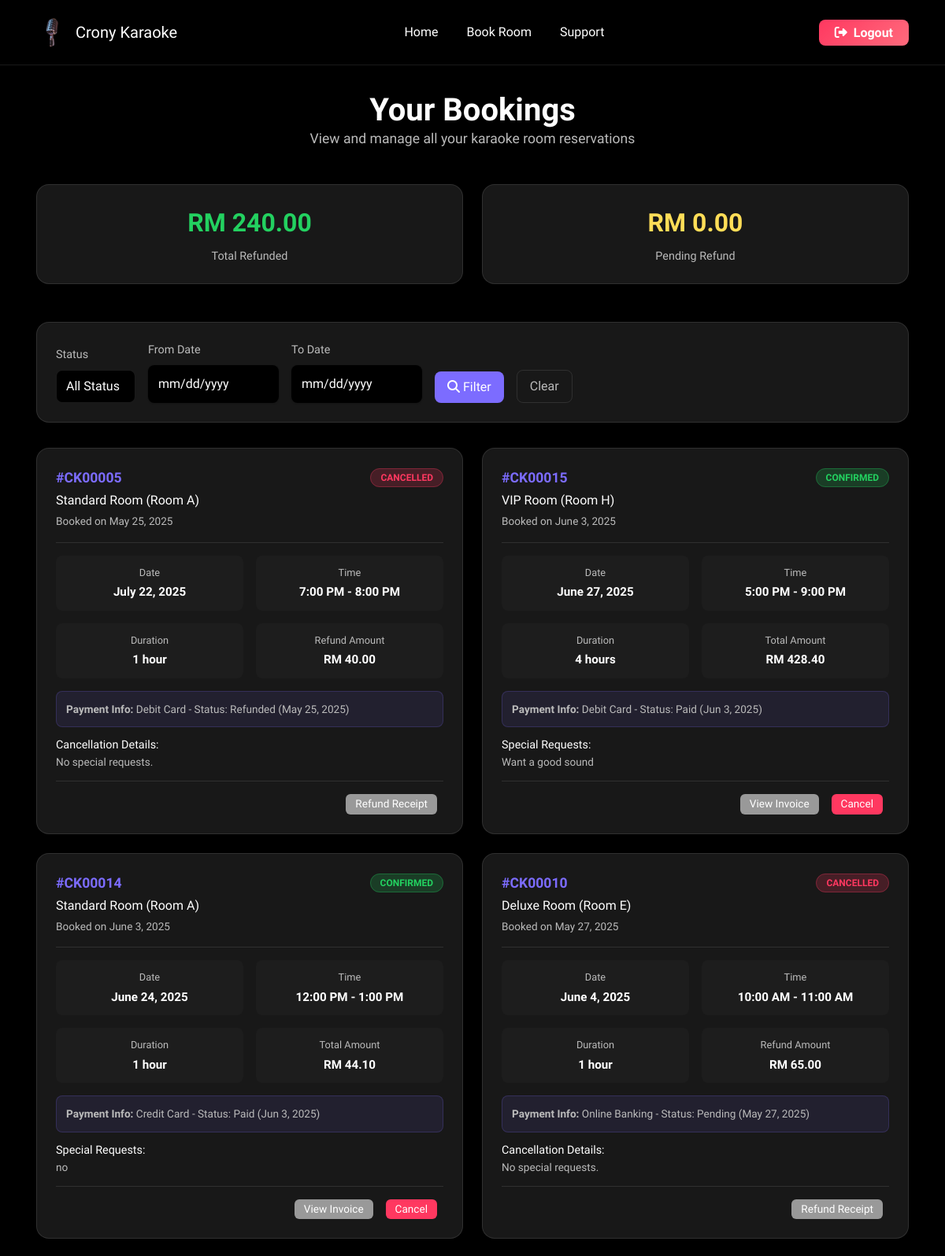
Before: /user/booking.php (signed in, upper part) with the older database file.
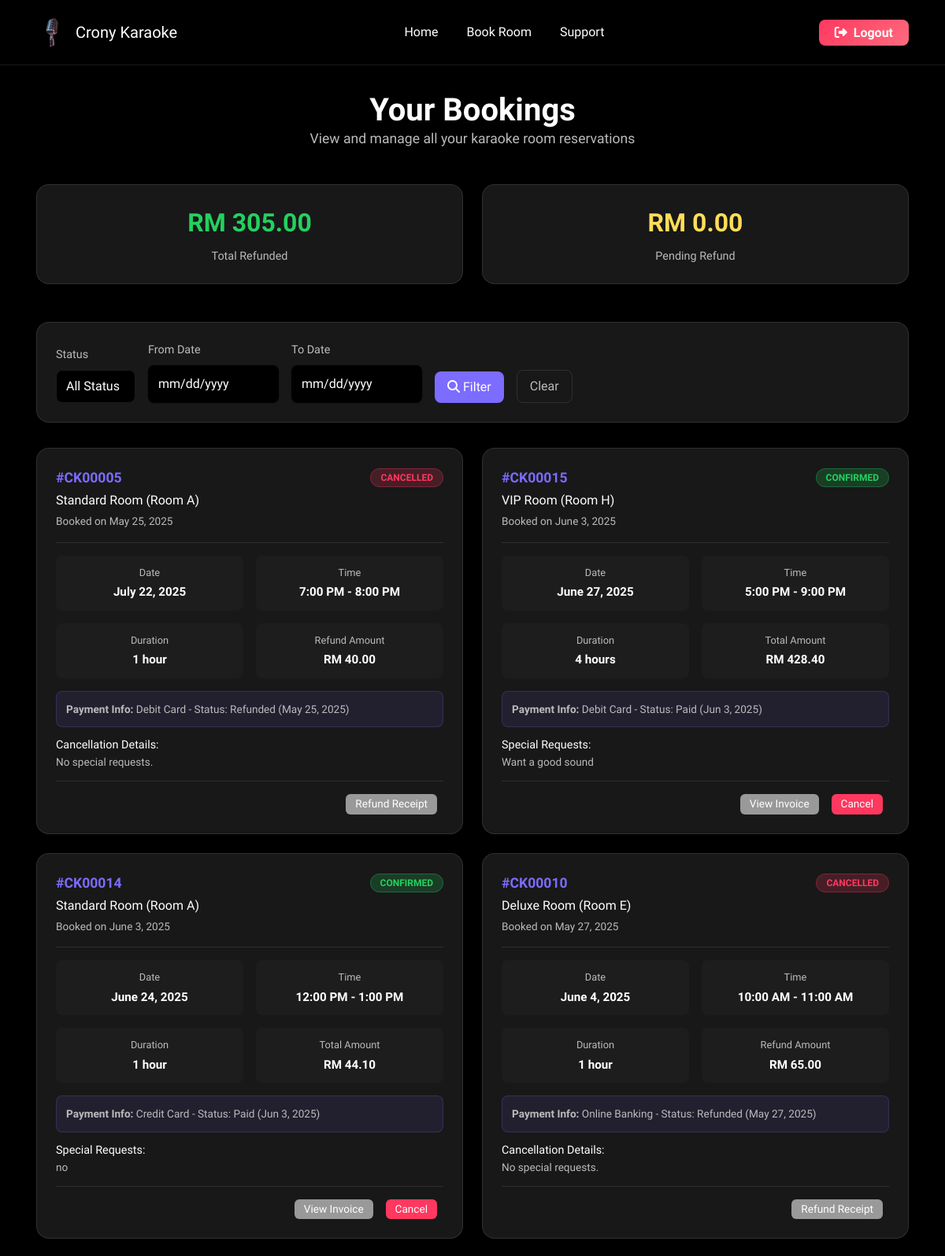
After: the same page with the newer database file.
### tables this page shows
CREATE TABLE `reservations` (
  `reservationID` int(11) NOT NULL,
  `userID` int(11) DEFAULT NULL,
  `roomID` int(11) DEFAULT NULL,
  `reservationDate` date DEFAULT NULL,
  `startTime` time DEFAULT NULL,
  `endTime` time DEFAULT NULL,
  `totalPrice` decimal(10,2) DEFAULT NULL,
  `status` enum('pending','confirmed','cancelled') DEFAULT 'pending',
  `addInfo` text NOT NULL,
  `createdAt` timestamp NOT NULL DEFAULT current_timestamp()
);

CREATE TABLE `payments` (
  `paymentID` int(11) NOT NULL,
  `reservationID` int(11) DEFAULT NULL,
  `paymentMethod` varchar(50) DEFAULT NULL,
  `amountPaid` decimal(10,2) DEFAULT NULL,
  `paymentDate` timestamp NOT NULL DEFAULT current_timestamp(),
  `paymentStatus` enum('pending','paid','refunded') DEFAULT 'pending'
);

CREATE TABLE `packages` (
  `packageID` int(11) NOT NULL,
  `packageName` varchar(100) DEFAULT NULL,
  `description` text DEFAULT NULL,
  `pricePerHour` decimal(10,2) DEFAULT NULL
);

CREATE TABLE `rooms` (
  `roomID` int(11) NOT NULL,
  `roomName` varchar(100) DEFAULT NULL,
  `capacity` int(11) DEFAULT NULL,
  `status` enum('available','unavailable') DEFAULT 'available',
  `packageID` int(11) DEFAULT NULL
);

### user/booking.php (the view, shortened to what the changed rows need)
<?php
include '../dbconfig.php';
$userID = $_SESSION['userID'];
$statsQuery = "
    SELECT
        COUNT(*) as total_bookings,
        SUM(CASE WHEN r.status = 'confirmed' THEN 1 ELSE 0 END) as confirmed_bookings,
        SUM(CASE WHEN r.status = 'pending' THEN 1 ELSE 0 END) as pending_bookings,
        SUM(CASE WHEN r.status = 'cancelled' THEN 1 ELSE 0 END) as cancelled_bookings,
        SUM(CASE WHEN p.paymentStatus = 'refunded' THEN p.amountPaid ELSE 0 END) as total_refunded,
        SUM(CASE WHEN r.status = 'cancelled' AND p.paymentStatus = 'paid' THEN p.amountPaid ELSE 0 END) as pending_refund
    FROM reservations r
    LEFT JOIN payments p ON r.reservationID = p.reservationID
    WHERE r.userID = ?
";
$stmt = $conn->prepare($statsQuery);
$stmt->bind_param("i", $userID);
$stmt->execute();
$stats = $stmt->get_result()->fetch_assoc();
$bookingsQuery = "
    SELECT
        r.reservationID,
        r.reservationDate,
        r.startTime,
        r.endTime,
        r.totalPrice,
        r.status as reservationStatus,
        r.addInfo,
        r.createdAt,
        ro.roomName,
        pk.packageName,
        pk.pricePerHour,
        p.paymentStatus,
        p.paymentMethod,
        p.amountPaid,
        p.paymentDate,
        TIMESTAMPDIFF(HOUR, r.startTime, r.endTime) as duration
    FROM reservations r
    JOIN rooms ro ON r.roomID = ro.roomID
    JOIN packages pk ON ro.packageID = pk.packageID
    LEFT JOIN payments p ON r.reservationID = p.reservationID
    WHERE r.userID = ?
    ORDER BY r.reservationDate DESC, r.startTime DESC
";
$stmt = $conn->prepare($bookingsQuery);
$stmt->bind_param("i", $userID);
$stmt->execute();
$bookings = $stmt->get_result();
?>
<!DOCTYPE html>
<html lang="en">
<head>
  <link rel="stylesheet" href="../assets/bootstrap/css/bootstrap.min.css">
  <link rel="stylesheet" href="../assets/animatecss/animate.css">
  <link rel="stylesheet" href="../assets/theme/css/style.css">
  <link rel="stylesheet" href="https://cdnjs.cloudflare.com/ajax/libs/font-awesome/6.4.2/css/all.min.css">
  <link rel="stylesheet" href="style.css">
</head>
<body>
  <main class="main-content">
    <div class="container">
      <div class="page-header">
        <h1 class="page-title">Your Bookings</h1>
      </div>
      <div class="stats-grid">
        <div class="stats-card">
          <div class="stats-number stats-refunded">RM <?php echo number_format($stats['total_refunded'], 2); ?></div>
          <div class="stats-label">Total Refunded</div>
        </div>
      </div>
      <div id="bookings-container">
        <?php if ($bookings->num_rows > 0): ?>
        <div class="bookings-grid">
        <?php
          while ($booking = $bookings->fetch_assoc()):
            $currentDate = new DateTime();
            $bookingDate = new DateTime($booking['reservationDate']);
            $isPastBooking = $bookingDate < $currentDate;
            $displayStatus = $booking['reservationStatus'];
            if ($displayStatus == 'confirmed' && $isPastBooking) {
                $displayStatus = 'completed';
            }
            $formattedDate = date('F j, Y', strtotime($booking['reservationDate']));
            $formattedStartTime = date('g:i A', strtotime($booking['startTime']));
            $formattedEndTime = date('g:i A', strtotime($booking['endTime']));
            $createdDate = date('F j, Y', strtotime($booking['createdAt']));
            $bookingReference = '#CK' . str_pad($booking['reservationID'], 5, '0', STR_PAD_LEFT);
        ?>
          <div class="booking-card" data-status="<?php echo $booking['reservationStatus']; ?>" data-date="<?php echo $booking['reservationDate']; ?>">
            <div class="booking-header">
              <div>
                <div class="booking-reference"><?php echo $bookingReference; ?></div>
                <div class="booking-room"><?php echo $booking['packageName']; ?> Room (<?php echo $booking['roomName']; ?>)</div>
                <div class="booking-created">Booked on <?php echo $createdDate; ?></div>
              </div>
              <div>
                <span class="status-badge status-<?php echo $displayStatus; ?>">
                  <?php
                  echo ucfirst($displayStatus);
                  ?>
                </span>
              </div>
            </div>
            <div class="booking-details">
              <div class="detail-item">
                <div class="detail-label">Date</div>
                <div class="detail-value"><?php echo $formattedDate; ?></div>
              </div>
              <div class="detail-item">
                <div class="detail-label">Time</div>
                <div class="detail-value"><?php echo $formattedStartTime . ' - ' . $formattedEndTime; ?></div>
              </div>
              <div class="detail-item">
                <div class="detail-label">Duration</div>
                <div class="detail-value"><?php echo $booking['duration']; ?> hour<?php echo $booking['duration'] > 1 ? 's' : ''; ?></div>
              </div>
              <div class="detail-item">
                <div class="detail-label"><?php echo $booking['reservationStatus'] == 'cancelled' ? 'Refund Amount' : 'Total Amount'; ?></div>
                <div class="detail-value">RM <?php echo number_format($booking['totalPrice'], 2); ?></div>
              </div>
            </div>
            <?php if ($booking['paymentStatus'] && $booking['paymentMethod']): ?>
            <div class="payment-info">
              <strong>Payment Info:</strong> <?php echo ucfirst($booking['paymentMethod']); ?> -
              Status: <?php echo ucfirst($booking['paymentStatus']); ?>
              <?php if ($booking['paymentDate']): ?>
              (<?php echo date('M j, Y', strtotime($booking['paymentDate'])); ?>)
              <?php endif; ?>
            </div>
            <?php endif; ?>
            <div class="special-requests">
              <h6>
                <?php echo $booking['reservationStatus'] == 'cancelled' ? 'Cancellation Details:' : 'Special Requests:'; ?>
              </h6>
              <p>
                <?php echo !empty($booking['addInfo']) ? nl2br(htmlspecialchars($booking['addInfo'])) : 'No special requests.'; ?>
              </p>
            </div>
            <div class="action-buttons">
              <?php if ($booking['paymentStatus']): ?>
                <a href="view_invoice.php?id=<?php echo $booking['reservationID']; ?>" class="action-btn btn-secondary-action">
                  <?php echo $booking['reservationStatus'] == 'cancelled' ? 'Refund Receipt' : 'View Invoice'; ?>
                </a>
              <?php endif; ?>
            </div>
          </div>
        <?php endwhile; ?>
        </div>
        <?php endif; ?>
      </div>
    </div>
  </main>
</body>
</html>

Changed rows visible on the page:
changed through a linked row, reservations "#CK00010": payments.paymentStatus "Pending" → "Refunded"
Other visible differences:
$stats['total_refunded']: "240.00" → "305.00"
